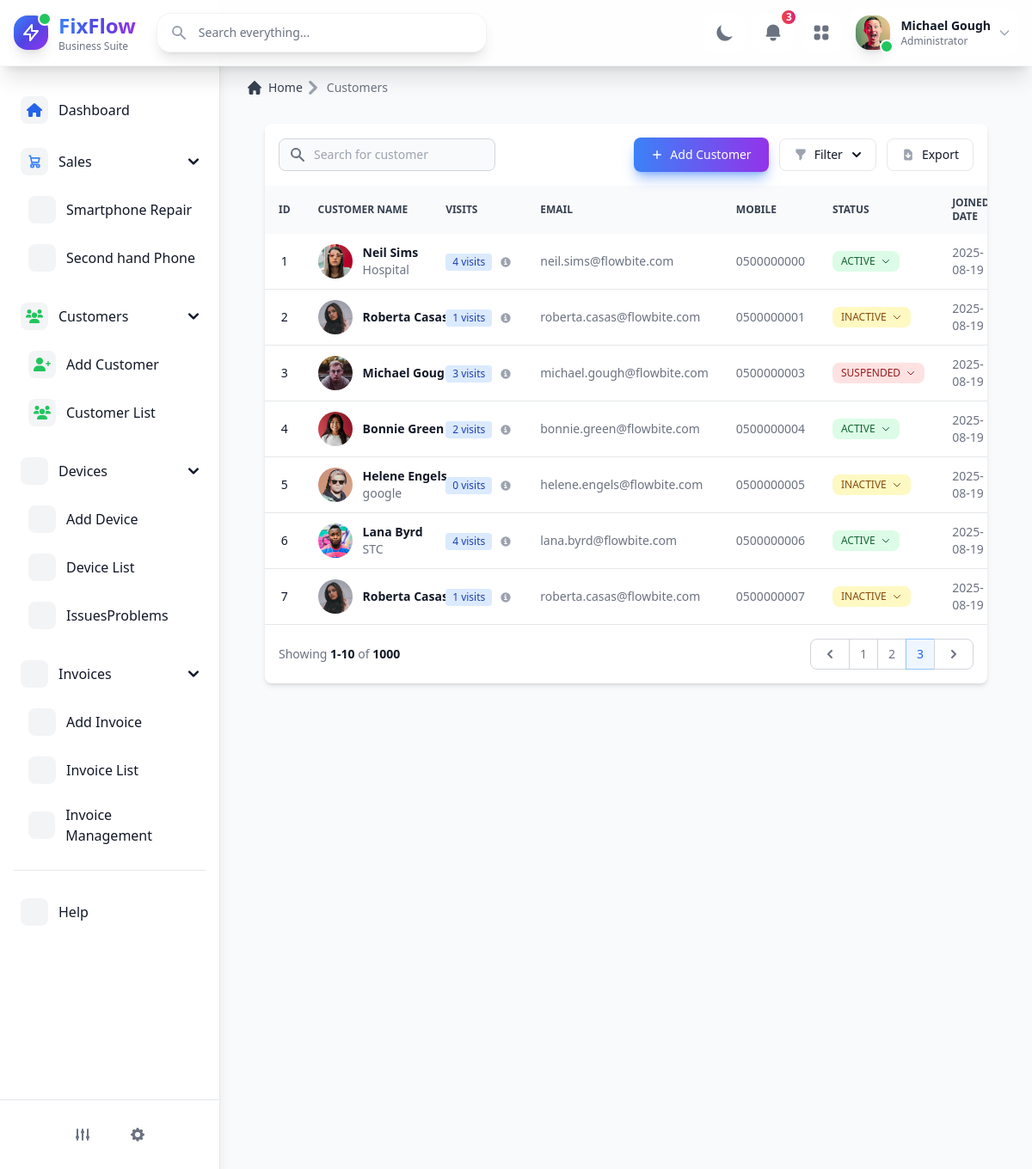
Page /customers on the committed database.
### app/Backend/customers/model_customers.py (models this page shows, shortened)
class Customer(db.Model):
    id = db.Column(db.Integer, primary_key=True, autoincrement=True)
    formatted_id = db.Column(db.String(10), unique=True)  # معرف منسق للعميل
    image = db.Column(db.String(255), nullable=True )  # صورة اختيارية مع صورة افتراضية
    name = db.Column(db.String(100), nullable=False)  # اسم العميل (إجباري)
    workplace = db.Column(db.String(100), nullable=True)  # مكان العمل (اختياري)
    phone = db.Column(db.String(20), nullable=False)  # رقم الهاتف (إجباري)
    email = db.Column(db.String(120), nullable=True)  # البريد الإلكتروني (اختياري)
    created_at = db.Column(db.DateTime, default=datetime.utcnow)
    status = db.Column(db.Enum(CustomerStatus), default=CustomerStatus.ACTIVE)  # حالة العميل مع القيمة الافتراضية Active
    rating = db.Column(db.Integer, nullable=True)  # تقييم العميل اختياري
    join_date = db.Column(db.DateTime, default=datetime.utcnow)  # تاريخ انضمام العميل
    debt_amount = db.Column(db.Float, nullable=True, default=None)
    notes = db.Column(db.Text, nullable=True)  # ملاحظات اختيارية للعميل
    visits = db.Column(db.Integer, default=0)
    last_visit = db.Column(db.DateTime, nullable=True)
    __table_args__ = (
        UniqueConstraint('phone', name='unique_phone'),
        CheckConstraint('rating IS NULL OR (rating >= 1 AND rating <= 5)', name='check_rating_range'),
        CheckConstraint('debt_amount IS NULL OR debt_amount >= 0', name='check_debt_amount')
    )

### app/Backend/customers/customer_routes.py (the view)
@customer_bp.route('/customers')  # Changed from @main.route
def customers():
    all_customers = Customer.query.all()
    return render_template('customers.html', customers=all_customers)

### app/templates/customers.html (shortened to what this page needs)
{% extends "base.html" %}
{% block content %}
<ol class="inline-flex items-center x-4 px-4 py-3 rounded-lg">
    <li class="inline-flex items-center">
        <a href="/customers" class="inline-flex items-center text-sm font-medium text-gray-700 hover:text-blue-600 dark:text-gray-400 dark:hover:text-white transition-colors duration-200">
            Home
        </a>
    </li>
    <li aria-current="page">
        <div class="flex items-center">
            <svg class="rtl:rotate-180 w-4 h-4 text-gray-400 mx-1" aria-hidden="true" xmlns="http://www.w3.org/2000/svg" fill="none" viewBox="0 0 6 10">
                <path stroke="currentColor" stroke-linecap="round" stroke-linejoin="round" stroke-width="2" d="m1 9 4-4-4-4"/>
            </svg>
            <span class="ms-0 text-sm font-medium text-gray-500 md:ms-1 dark:text-gray-400">Customers</span>
        </div>
    </li>
</ol>
<section class="bg-gray-50 dark:bg-gray-900 p-3 sm:p-5 min-h-screen">
    <div class="mx-auto max-w-[100%] px-2 lg:px-4">
        <div class="bg-white dark:bg-gray-800 relative shadow-md sm:rounded-lg overflow-hidden">
            <div class="flex flex-col md:flex-row items-center justify-between space-y-3 md:space-y-0 md:space-x-4 p-4">
                <div class="w-full md:w-1/2">
                    <form class="flex items-center">
                        <div class="relative w-full">
                            <div class="absolute inset-y-0 left-0 flex items-center pl-3 pointer-events-none">
                            </div>
                            <input type="text" id="simple-search" class="bg-gray-50 border border-gray-300 text-gray-900 text-sm rounded-lg focus:ring-primary-500 focus:border-primary-500 pl-10 p-2 dark:bg-gray-700 dark:border-gray-600 dark:placeholder-gray-400 dark:text-white" placeholder="Search for customer" required onkeyup="filterDevices(this.value)">
                        </div>
                    </form>
                </div>
                <div class="w-full md:w-auto flex flex-col md:flex-row space-y-2 md:space-y-0 items-stretch md:items-center justify-end md:space-x-3 flex-shrink-0">
                    <button type="button" data-modal-target="add-customer-modal" data-modal-toggle="add-customer-modal" class="inline-flex items-center px-5 py-2.5 text-sm font-medium text-center text-white bg-gradient-to-r from-blue-500 to-purple-600 hover:from-blue-600 hover:to-purple-700 dark:from-blue-600 dark:to-purple-700 dark:hover:from-blue-700 dark:hover:to-purple-800 rounded-lg focus:ring-4 focus:outline-none focus:ring-blue-300 dark:focus:ring-blue-800 shadow-lg shadow-blue-500/50 dark:shadow-lg dark:shadow-blue-800/80 transition-all duration-300">
                        <svg class="h-3.5 w-3.5 mr-2" fill="currentColor" viewBox="0 0 20 20" xmlns="http://www.w3.org/2000/svg" aria-hidden="true">
                            <path clip-rule="evenodd" fill-rule="evenodd" d="M10 3a1 1 0 011 1v5h5a1 1 0 110 2h-5v5a1 1 0 11-2 0v-5H4a1 1 0 110-2h5V4a1 1 0 011-1z" />
                        </svg>
                        Add Customer
                    </button>
                    <div class="flex items-center space-x-3 w-full md:w-auto">
                        <button id="filterDropdownButton" data-dropdown-toggle="filterDropdown" class="w-full md:w-auto flex items-center justify-center py-2 px-4 text-sm font-medium text-gray-900 focus:outline-none bg-white rounded-lg border border-gray-200 hover:bg-gray-50 hover:text-primary-700 focus:z-10 focus:ring-2 focus:ring-gray-100 dark:bg-gray-800 dark:border-gray-700 dark:text-gray-400 dark:hover:text-white dark:hover:bg-gray-700" type="button">
                            Filter
                            <svg class="-mr-1 ml-1.5 w-5 h-5" fill="currentColor" viewBox="0 0 20 20" xmlns="http://www.w3.org/2000/svg" aria-hidden="true">
                                <path clip-rule="evenodd" fill-rule="evenodd" d="M5.293 7.293a1 1 0 011.414 0L10 10.586l3.293-3.293a1 1 0 111.414 1.414l-4 4a1 1 0 01-1.414 0l-4-4a1 1 0 010-1.414z" />
                            </svg>
                        </button>
                        <button id="exportButton" class="w-full md:w-auto flex items-center justify-center py-2 px-4 text-sm font-medium text-gray-900 focus:outline-none bg-white rounded-lg border border-gray-200 hover:bg-gray-50 hover:text-primary-700 focus:z-10 focus:ring-2 focus:ring-gray-100 dark:bg-gray-800 dark:border-gray-700 dark:text-gray-400 dark:hover:text-white dark:hover:bg-gray-700" type="button">
                            Export
                        </button>
                    </div>
                </div>
            </div>
            <div class="overflow-x-auto">
                <table class="w-full text-sm text-left text-gray-500 dark:text-gray-400">
                    <thead class="text-xs text-gray-700 uppercase bg-gray-50 dark:bg-gray-700 dark:text-gray-400">
                        <tr>
                            <th scope="col" class="px-4 py-3 text-center">ID</th>
                            <th scope="col" class="px-4 py-3">Customer Name</th>
                            <th scope="col" class="px-4 py-3">Visits</th>
                            <th scope="col" class="px-4 py-3">Email</th>
                            <th scope="col" class="px-4 py-3">Mobile</th>
                            <th scope="col" class="px-4 py-3 ">Status</th>
                            <th scope="col" class="px-4 py-3">Joined Date</th>
                        </tr>
                    </thead>
                    <tbody>
                        {% for customer in customers %}
                        <tr class="border-b dark:border-gray-700 hover:bg-gray-50 dark:hover:bg-gray-600">
                            <td class="px-4 py-3 font-medium text-center text-gray-900 whitespace-nowrap dark:text-white">{{ customer.id }}</td>
                            <th scope="row" class="flex items-center px-4 py-3 font-medium text-gray-900 whitespace-nowrap dark:text-white">
                                <img class="w-10 h-10 rounded-full mr-3" src="{{ url_for('static', filename='uploads/customers/' + customer.image) }}" alt="Customer profile picture">
                                <div class="text-sm">
                                    <div class="font-semibold">{{ customer.name }}</div>
                                    <div class="font-normal text-gray-500">{{ customer.workplace }}</div>
                                </div>
                            </th>
                           <td class="px-4 py-3">
                                <div class="inline-flex items-center gap-2">
                                    <span class="bg-blue-100 text-blue-800 text-xs font-medium px-2 py-0.5 rounded dark:bg-blue-900 dark:text-blue-300 whitespace-nowrap">
                                        {{ customer.visits }} visits
                                    </span>
                                    <button type="button" data-tooltip-target="visits-tooltip-{{ customer.id }}" class="inline-flex items-center p-0.5 hover:text-blue-600 dark:hover:text-blue-400">
                                        <svg class="w-3 h-3 text-gray-400" fill="currentColor" viewBox="0 0 20 20" xmlns="http://www.w3.org/2000/svg">
                                            <path d="M10 .5a9.5 9.5 0 1 0 9.5 9.5A9.51 9.51 0 0 0 10 .5ZM9.5 4a1.5 1.5 0 1 1 0 3 1.5 1.5 0 0 1 0-3ZM12 15H8a1 1 0 0 1 0-2h1v-3H8a1 1 0 0 1 0-2h2a1 1 0 0 1 1 1v4h1a1 1 0 0 1 0 2Z"/>
                                        </svg>
                                    </button>
                                </div>
                            </td>
                            <td class="px-4 py-3">{{ customer.email }}</td>
                            <td class="px-4 py-3">{{ customer.phone }}</td>
                            <td class="px-4 py-3">
                                <button id="status-button-{{ customer.id }}" data-dropdown-toggle="status-dropdown-{{ customer.id }}" class="inline-flex items-center px-2.5 py-1 text-xs font-medium rounded-lg focus:outline-none focus:ring-2 focus:ring-gray-100 dark:focus:ring-gray-700
                                    {% if customer.status.value == 'ACTIVE' %}
                                        bg-green-100 text-green-800 dark:bg-green-900 dark:text-green-300
                                    {% elif customer.status.value == 'INACTIVE' %}
                                        bg-yellow-100 text-yellow-800 dark:bg-yellow-900 dark:text-yellow-300
                                    {% else %}
                                        bg-red-100 text-red-800 dark:bg-red-900 dark:text-red-300
                                    {% endif %}">
                                    {{ customer.status.value }}
                                    <svg class="w-3 h-3 ml-1.5" aria-hidden="true" fill="none" stroke="currentColor" viewBox="0 0 24 24" xmlns="http://www.w3.org/2000/svg">
                                        <path stroke-linecap="round" stroke-linejoin="round" stroke-width="2" d="M19 9l-7 7-7-7"></path>
                                    </svg>
                                </button>
                            </td>
                            <td class="px-4 py-3">{{ customer.join_date.strftime('%Y-%m-%d') }}</td>
                        </tr>
                        {% endfor %}
                    </tbody>
                </table>
            <nav class="flex flex-col md:flex-row justify-between items-start md:items-center space-y-3 md:space-y-0 p-4" aria-label="Table navigation">
                <span class="text-sm font-normal text-gray-500 dark:text-gray-400">
                    Showing <span class="font-semibold text-gray-900 dark:text-white">1-10</span> of <span class="font-semibold text-gray-900 dark:text-white">1000</span>
                </span>
                <ul class="inline-flex items-stretch -space-x-px">
                    <li>
                        <a href="#" class="flex items-center justify-center h-full py-1.5 px-3 ml-0 text-gray-500 bg-white rounded-l-lg border border-gray-300 hover:bg-gray-50 hover:text-gray-700 dark:bg-gray-800 dark:border-gray-700 dark:text-gray-400 dark:hover:bg-gray-700 dark:hover:text-white">
                            <svg class="w-5 h-5" aria-hidden="true" fill="currentColor" viewBox="0 0 20 20" xmlns="http://www.w3.org/2000/svg">
                                <path fill-rule="evenodd" d="M12.707 5.293a1 1 0 010 1.414L9.414 10l3.293 3.293a1 1 0 01-1.414 1.414l-4-4a1 1 0 010-1.414l4-4a1 1 0 011.414 0z" clip-rule="evenodd" />
                            </svg>
                        </a>
                    </li>
                    <li>
                        <a href="#" class="flex items-center justify-center text-sm py-2 px-3 leading-tight text-gray-500 bg-white border border-gray-300 hover:bg-gray-50 hover:text-gray-700 dark:bg-gray-800 dark:border-gray-700 dark:text-gray-400 dark:hover:bg-gray-700 dark:hover:text-white">1</a>
                    </li>
                    <li>
                        <a href="#" class="flex items-center justify-center text-sm py-2 px-3 leading-tight text-gray-500 bg-white border border-gray-300 hover:bg-gray-50 hover:text-gray-700 dark:bg-gray-800 dark:border-gray-700 dark:text-gray-400 dark:hover:bg-gray-700 dark:hover:text-white">2</a>
                    </li>
                    <li>
                        <a href="#" aria-current="page" class="flex items-center justify-center text-sm z-10 py-2 px-3 leading-tight text-primary-600 bg-primary-50 border border-primary-300 hover:bg-primary-100 hover:text-primary-700 dark:border-gray-700 dark:bg-gray-700 dark:text-white">3</a>
                    </li>
                    <li>
                        <a href="#" class="flex items-center justify-center h-full py-1.5 px-3 leading-tight text-gray-500 bg-white rounded-r-lg border border-gray-300 hover:bg-gray-50 hover:text-gray-700 dark:bg-gray-800 dark:border-gray-700 dark:text-gray-400 dark:hover:bg-gray-700 dark:hover:text-white">
                            <svg class="w-5 h-5" aria-hidden="true" fill="currentColor" viewBox="0 0 20 20" xmlns="http://www.w3.org/2000/svg">
                                <path fill-rule="evenodd" d="M7.293 14.707a1 1 0 010-1.414L10.586 10 7.293 6.707a1 1 0 011.414-1.414l4 4a1 1 0 010 1.414l-4 4a1 1 0 01-1.414 0z" clip-rule="evenodd" />
                            </svg>
                        </a>
                    </li>
                </ul>
            </nav>
        </div>
    </div>
</section>
</div>
 {% endblock %}

### rows in the picture
Customer: id "1", image (picture), name "Neil Sims", workplace "Hospital", visits "4", email "neil.sims@flowbite.com", phone "0500000000", status.value "ACTIVE", join_date "2025-08-19"
Customer: id "2", image (picture), name "Roberta Casas", visits "1", email "roberta.casas@flowbite.com", phone "0500000001", status.value "INACTIVE", join_date "2025-08-19"
Customer: id "3", image (picture), name "Michael Gough", visits "3", email "michael.gough@flowbite.com", phone "0500000003", status.value "SUSPENDED", join_date "2025-08-19"
Customer: id "4", image (picture), name "Bonnie Green", visits "2", email "bonnie.green@flowbite.com", phone "0500000004", status.value "ACTIVE", join_date "2025-08-19"
Customer: id "5", image (picture), name "Helene Engels", workplace "google", visits "0", email "helene.engels@flowbite.com", phone "0500000005", status.value "INACTIVE", join_date "2025-08-19"
Customer: id "6", image (picture), name "Lana Byrd", workplace "STC", visits "4", email "lana.byrd@flowbite.com", phone "0500000006", status.value "ACTIVE", join_date "2025-08-19"
Customer: id "7", image (picture), name "Roberta Casas", visits "1", email "roberta.casas@flowbite.com", phone "0500000007", status.value "INACTIVE", join_date "2025-08-19"
